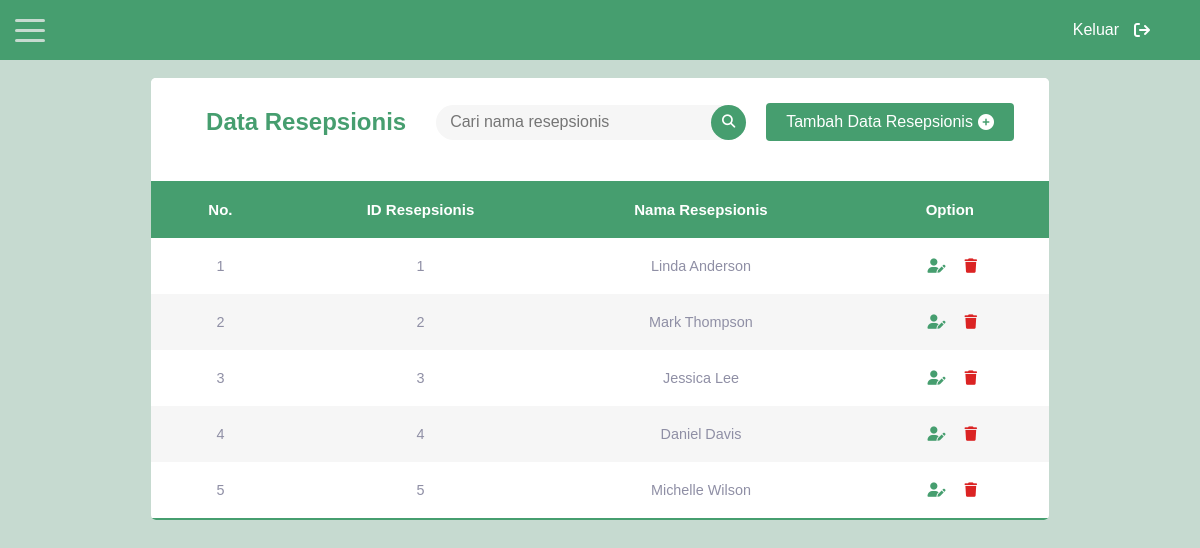
The page /puskes2final/resepsionis/tampilresepsionis.php (signed in) on the database its author committed.
### tables this page shows
CREATE TABLE Resepsionis (
  ID_Resepsionis INT PRIMARY KEY AUTO_INCREMENT,
  Nama_R VARCHAR(50)
);

### puskes2final/resepsionis/tampilresepsionis.php (the view, shortened to what this page needs)
<?php
$conn = mysqli_connect("localhost", "root", "", "antri");
$result = mysqli_query($conn, "SELECT * FROM Resepsionis");
$result2 = mysqli_query($conn, "SELECT * FROM Resepsionis");
while ($row1 = mysqli_fetch_assoc($result2)){
    $idResepsionis = $row1["ID_Resepsionis"] + 1;
}
?>
<!DOCTYPE html>
<html>
<head>
    <link rel="stylesheet" type="text/css" href="../style.css">
    <link rel="stylesheet" href="https://cdnjs.cloudflare.com/ajax/libs/font-awesome/6.4.0/css/all.min.css" />
</head>
<body>
    <div class="sidebar">
        <div class="hamburger-menu__container">
            <div class="hamburger-menu">
                <div class="hamburger-menu__line"></div>
                <div class="hamburger-menu__line"></div>
                <div class="hamburger-menu__line"></div>
            </div>
        </div>
        <nav class="nav">
            <nav class="nav__item">
                <a href="../index1.php">
                </a>
            </nav>
            <nav class="nav__item">
                <a href="tampilresepsionis.php">
                </a>
            </nav>
            <nav class="nav__item">
                <a href="../dokter/tampildokter.php">
                </a>
            </nav>
            <nav class="nav__item">
                <a href="../pasien/tampilpasien.php">
                </a>
            </nav>
        </nav>
    </div>
    <div id="navigasilog">
        <a href="../logout.php">Keluar
            <i class="fa fa-sign-out"></i>
        </a>
    </div>
    <div id="content">
        <br>
        <div class="table-container-resepsionis">
            <table class="content-table-resepsionis">
                <thead>
                    <tr>
                        <th colspan="8">
                            <div class="table-header-resepsionis">
                                <div class="search-resepsionis">
                                    <span>Data Resepsionis</span>
                                    <form action="" method="post">
                                        <div class="searchBox-resepsionis">
                                            <input class="searchInput" type="text" name="keyword" autofocus placeholder="Cari nama resepsionis">
                                            <button type="submit" name="cari" class="searchButton">
                                                <i class="fas fa-search"></i>
                                            </button>
                                        </div>
                                    </form>
                                </div>
                                <div class="button-area">
                                    <a href="tambahresepsionis.php?id=<?= isset($idResepsionis) ? $idResepsionis : ''; ?>" class="btn-tambah-resepsionis">
                                        Tambah Data Resepsionis <i class="fas fa-light fa-circle-plus"></i>
                                    </a>
                                </div>
                            </div>
                        </th>
                    </tr>
                    <tr>
                        <th>No.</th>
                        <th>ID Resepsionis</th>
                        <th>Nama Resepsionis</th>
                        <th>Option</th>
                    </tr>
                </thead>
                <tbody>
                    <?php $nomor = 1 ?>
                    <?php if ($_SERVER['REQUEST_METHOD'] === 'POST') {
                        $data = $resultcari;
                    } else {
                        $data = $result;
                    } ?>
                    <?php while ($row = mysqli_fetch_assoc($data)) : ?>
                        <tr>
                            <td><?= $nomor++; ?></td>
                            <td><?= $row["ID_Resepsionis"]; ?></td>
                            <td><?= $row["Nama_R"]; ?></td>
                            <td>
                                <button class="edit-button" onclick="editResepsionis(<?= $row["ID_Resepsionis"]; ?>)">
                                    <i class="fa-solid fa-user-pen" style="color: #469e6f;"></i>
                                </button>
                                <button class="delete-button" onclick="hapusResepsionis(<?= $row["ID_Resepsionis"]; ?>)">
                                    <i class="fas fa-trash" style="color: #db2323;"></i>
                                </button>
                            </td>
                        </tr>
                    <?php endwhile;?>
                </tbody>
            </table>
        </div>
        <br>
    </div>
</body>
</html>

### rows shown on the page
resepsionis: ID_Resepsionis "1", Nama_R "Linda Anderson"
resepsionis: ID_Resepsionis "2", Nama_R "Mark Thompson"
resepsionis: ID_Resepsionis "3", Nama_R "Jessica Lee"
resepsionis: ID_Resepsionis "4", Nama_R "Daniel Davis"
resepsionis: ID_Resepsionis "5", Nama_R "Michelle Wilson"
